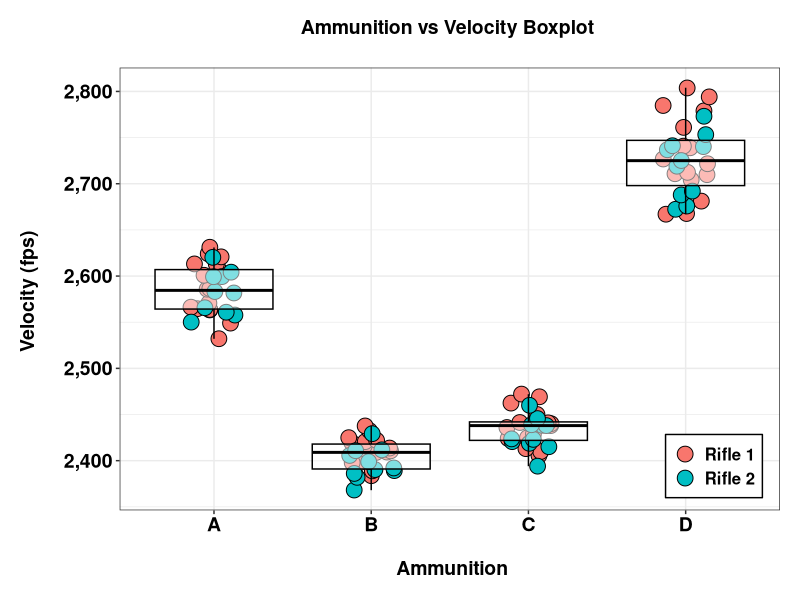
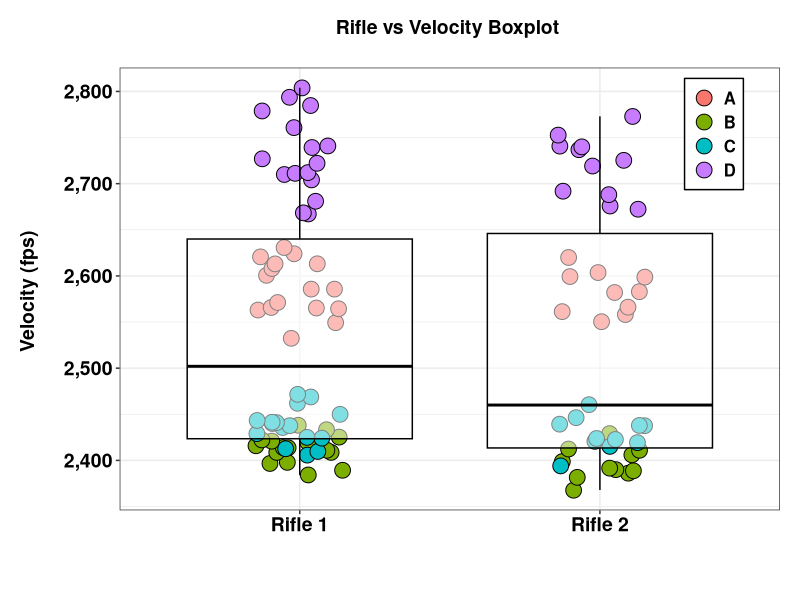
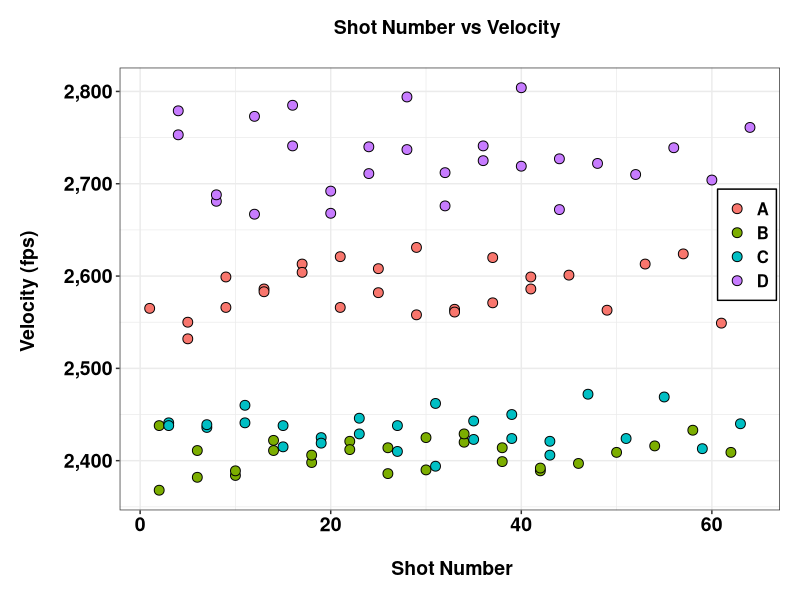
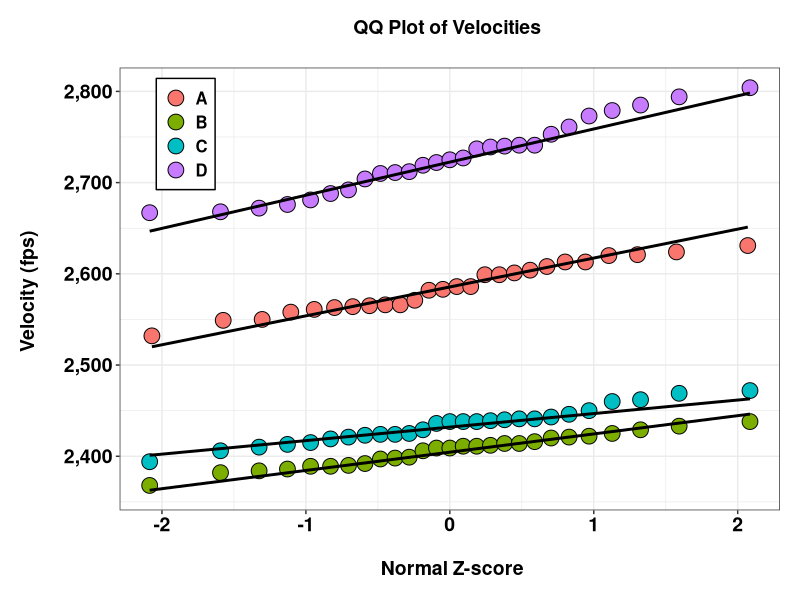
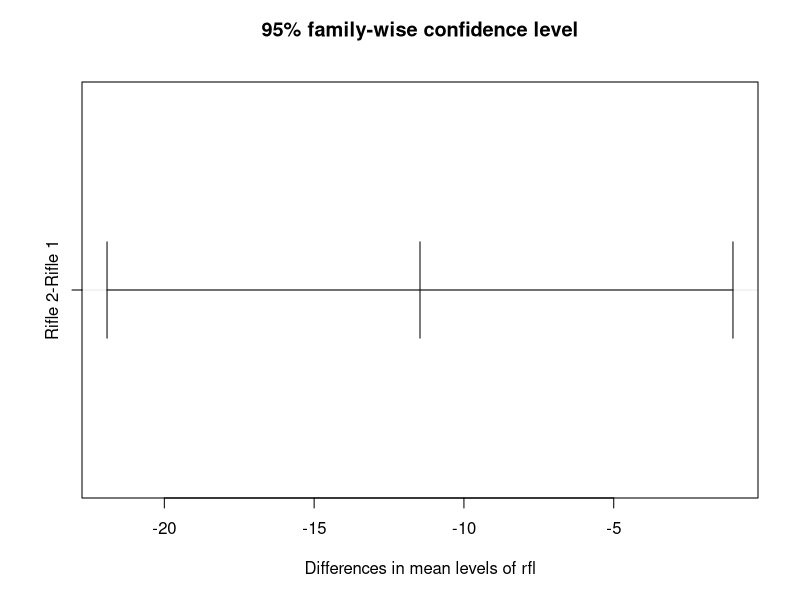
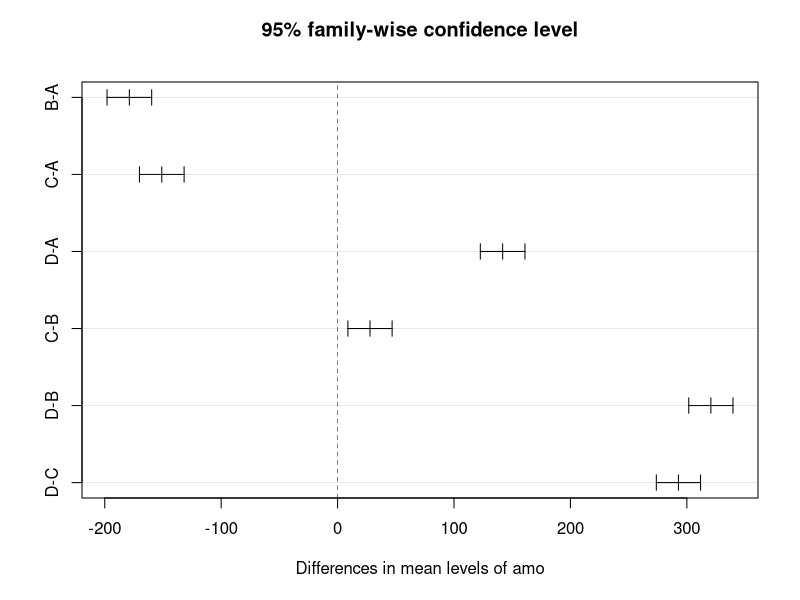

These figures' R source, in order:
library(tidyverse); library(scales)

vel <- read.csv('velocity.csv', header = T)
vel$rfl <- as.factor(vel$rfl)
vel$rfl <- recode(vel$rfl, '1' = 'Rifle 1', '2' = 'Rifle 2')

p <- ggplot(vel, aes(amo, vel)) + 
  geom_jitter(width = .15, shape = 21, 
              aes(fill = rfl), size = 5) +
  geom_boxplot(fill = 'white', color = 'black', alpha = 0.5) +
  scale_y_continuous(label = comma) +
  ggtitle('Ammunition vs Velocity Boxplot \n') +
  xlab('\n Ammunition') +
  ylab('Velocity (fps) \n') +
  theme_bw() +
  theme(
    plot.title = element_text(color = 'black', face = 'bold', 
                              hjust = 0.5, size = 14),
    axis.title = element_text(color = 'black', face = 'bold', 
                              hjust = 0.5, size = 14),
    axis.text = element_text(color = 'black', face = 'bold', 
                              hjust = 0.5, size = 14),
    plot.margin = margin(c(.2,.2,.2,.2), unit = 'in'),
    legend.title = element_blank(),
    legend.text = element_text(color = 'black', face = 'bold', 
                               hjust = 0.5, size = 12),
    legend.background = element_rect(color = 'black'),
    legend.position = c(0.9, 0.1)
  )
print(p)

p2 <- ggplot(vel, aes(rfl, vel)) + 
  geom_jitter(width = .15, shape = 21, 
              aes(fill = amo), size = 5) +
  geom_boxplot(fill = 'white', color = 'black', alpha = 0.5) +
  scale_y_continuous(label = comma) +
  ggtitle('Rifle vs Velocity Boxplot \n') +
  xlab('\n ') +
  ylab('Velocity (fps) \n') +
  theme_bw() +
  theme(
    plot.title = element_text(color = 'black', face = 'bold', 
                              hjust = 0.5, size = 14),
    axis.title = element_text(color = 'black', face = 'bold', 
                              hjust = 0.5, size = 14),
    axis.text = element_text(color = 'black', face = 'bold', 
                             hjust = 0.5, size = 14),
    plot.margin = margin(c(.2,.2,.2,.2), unit = 'in'),
    legend.title = element_blank(),
    legend.text = element_text(color = 'black', face = 'bold', 
                               hjust = 0.5, size = 12),
    legend.background = element_rect(color = 'black'),
    legend.position = c(0.9, 0.85)
  )
print(p2)

p3 <- ggplot(vel, aes(cnt, vel)) + 
  geom_point(shape = 21, 
              aes(fill = amo), size = 3) +
  scale_y_continuous(label = comma) +
  ggtitle('Shot Number vs Velocity \n') +
  xlab('\n Shot Number') +
  ylab('Velocity (fps) \n') +
  theme_bw() +
  theme(
    plot.title = element_text(color = 'black', face = 'bold', 
                              hjust = 0.5, size = 14),
    axis.title = element_text(color = 'black', face = 'bold', 
                              hjust = 0.5, size = 14),
    axis.text = element_text(color = 'black', face = 'bold', 
                             hjust = 0.5, size = 14),
    plot.margin = margin(c(.2,.2,.2,.2), unit = 'in'),
    legend.title = element_blank(),
    legend.text = element_text(color = 'black', face = 'bold', 
                               hjust = 0.5, size = 12),
    legend.background = element_rect(color = 'black'),
    legend.position = c(0.95, 0.6)
  )
print(p3)

p_qq <- ggplot(vel, aes(sample = vel, fill = amo)) + 
  geom_qq(shape = 21, size = 5, col = 'black') + 
  geom_qq_line(size = 1) +
  scale_y_continuous(label = comma) +
  ggtitle('QQ Plot of Velocities \n') +
  xlab('\n Normal Z-score') +
  ylab('Velocity (fps) \n') +
  theme_bw() +
  theme(
    plot.title = element_text(color = 'black', face = 'bold', 
                              hjust = 0.5, size = 14),
    axis.title = element_text(color = 'black', face = 'bold', 
                              hjust = 0.5, size = 14),
    axis.text = element_text(color = 'black', face = 'bold', 
                             hjust = 0.5, size = 14),
    plot.margin = margin(c(.2,.2,.2,.2), unit = 'in'),
    legend.title = element_blank(),
    legend.text = element_text(color = 'black', face = 'bold', 
                               hjust = 0.5, size = 12),
    legend.background = element_rect(color = 'black'),
    legend.position = c(0.1, 0.85)
  )
print(p_qq)

mod <- aov(vel ~ rfl+amo , data = vel)
# Tukey test HSD
tukey.test <- TukeyHSD(mod)
plot(tukey.test)
marginal <- lsmeans::lsmeans(mod, pairwise ~ amo, adjust = 'tukey')
